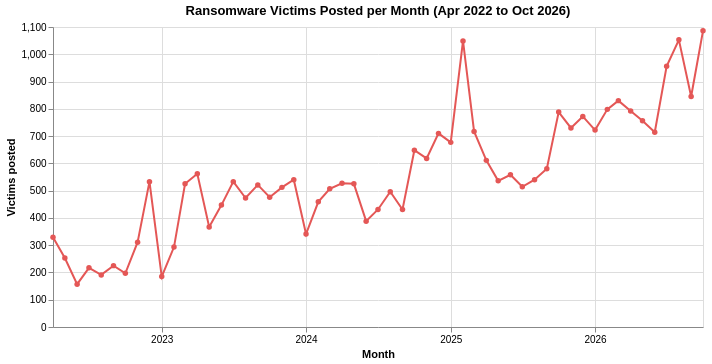

This figure's notebook cell:
### Markdown cell above
**Chart 1. When were victims posted?**

### Code cell
monthly = rw_eda.groupby("year_month").size().rename("victims").reset_index()
first, last = monthly["year_month"].min(), monthly["year_month"].max()

alt.Chart(monthly).mark_line(color=RW_COLOR, point=alt.OverlayMarkDef(color=RW_COLOR)).encode(
    x=alt.X("year_month:T", title="Month", axis=alt.Axis(format="%Y", tickCount="year")),
    y=alt.Y("victims:Q", title="Victims posted"),
    tooltip=[alt.Tooltip("year_month:T", title="Month", format="%B %Y"),
             alt.Tooltip("victims:Q", title="Victims", format=",")]
).properties(title=f"Ransomware Victims Posted per Month ({first:%b %Y} to {last:%b %Y})",
             width=650, height=300)

### Figure 1 — Vega-Lite specification as saved in the notebook (floating-point values rounded to 4 significant figures)
{"config": {"view": {"continuousWidth": 300, "continuousHeight": 300}}, "data": {"name": "data-dadc4c2abe300123a64593514fc497fb"}, "mark": {"type": "line", "color": "#e45756", "point": {"color": "#e45756"}}, "encoding": {"tooltip": [{"field": "year_month", "format": "%B %Y", "title": "Month", "type": "temporal"}, {"field": "victims", "format": ",", "title": "Victims", "type": "quantitative"}], "x": {"axis": {"format": "%Y", "tickCount": "year"}, "field": "year_month", "title": "Month", "type": "temporal"}, "y": {"field": "victims", "title": "Victims posted", "type": "quantitative"}}, "height": 300, "title": "Ransomware Victims Posted per Month (Apr 2022 to Oct 2026)", "width": 650, "$schema": "https://vega.github.io/schema/vega-lite/v5.20.1.json", "datasets": {"data-dadc4c2abe300123a64593514fc497fb": [{"year_month": "2022-04-01T00:00:00", "victims": 329}, {"year_month": "2022-05-01T00:00:00", "victims": 253}, {"year_month": "2022-06-01T00:00:00", "victims": 157}, {"year_month": "2022-07-01T00:00:00", "victims": 217}, {"year_month": "2022-08-01T00:00:00", "victims": 191}, {"year_month": "2022-09-01T00:00:00", "victims": 225}, {"year_month": "2022-10-01T00:00:00", "victims": 197}, {"year_month": "2022-11-01T00:00:00", "victims": 311}, {"year_month": "2022-12-01T00:00:00", "victims": 533}, {"year_month": "2023-01-01T00:00:00", "victims": 185}, {"year_month": "2023-02-01T00:00:00", "victims": 293}, {"year_month": "2023-03-01T00:00:00", "victims": 525}, {"year_month": "2023-04-01T00:00:00", "victims": 562}, {"year_month": "2023-05-01T00:00:00", "victims": 367}, {"year_month": "2023-06-01T00:00:00", "victims": 447}, {"year_month": "2023-07-01T00:00:00", "victims": 533}, {"year_month": "2023-08-01T00:00:00", "victims": 473}, {"year_month": "2023-09-01T00:00:00", "victims": 521}, {"year_month": "2023-10-01T00:00:00", "victims": 476}, {"year_month": "2023-11-01T00:00:00", "victims": 512}, {"year_month": "2023-12-01T00:00:00", "victims": 540}, {"year_month": "2024-01-01T00:00:00", "victims": 341}, {"year_month": "2024-02-01T00:00:00", "victims": 459}, {"year_month": "2024-03-01T00:00:00", "victims": 507}, {"year_month": "2024-04-01T00:00:00", "victims": 527}, {"year_month": "2024-05-01T00:00:00", "victims": 525}, {"year_month": "2024-06-01T00:00:00", "victims": 388}, {"year_month": "2024-07-01T00:00:00", "victims": 431}, {"year_month": "2024-08-01T00:00:00", "victims": 496}, {"year_month": "2024-09-01T00:00:00", "victims": 431}, {"year_month": "2024-10-01T00:00:00", "victims": 648}, {"year_month": "2024-11-01T00:00:00", "victims": 618}, {"year_month": "2024-12-01T00:00:00", "victims": 710}, {"year_month": "2025-01-01T00:00:00", "victims": 677}, {"year_month": "2025-02-01T00:00:00", "victims": 1049}, {"year_month": "2025-03-01T00:00:00", "victims": 717}, {"year_month": "2025-04-01T00:00:00", "victims": 611}, {"year_month": "2025-05-01T00:00:00", "victims": 536}, {"year_month": "2025-06-01T00:00:00", "victims": 558}, {"year_month": "2025-07-01T00:00:00", "victims": 514}, {"year_month": "2025-08-01T00:00:00", "victims": 540}, {"year_month": "2025-09-01T00:00:00", "victims": 580}, {"year_month": "2025-10-01T00:00:00", "victims": 788}, {"year_month": "2025-11-01T00:00:00", "victims": 730}, {"year_month": "2025-12-01T00:00:00", "victims": 772}, {"year_month": "2026-01-01T00:00:00", "victims": 722}, {"year_month": "2026-02-01T00:00:00", "victims": 798}, {"year_month": "2026-03-01T00:00:00", "victims": 830}, {"year_month": "2026-04-01T00:00:00", "victims": 792}, {"year_month": "2026-05-01T00:00:00", "victims": 756}, {"year_month": "2026-06-01T00:00:00", "victims": 714}, {"year_month": "2026-07-01T00:00:00", "victims": 956}, {"year_month": "2026-08-01T00:00:00", "victims": 1053}, {"year_month": "2026-09-01T00:00:00", "victims": 845}, {"year_month": "2026-10-01T00:00:00", "victims": 1086}]}}
